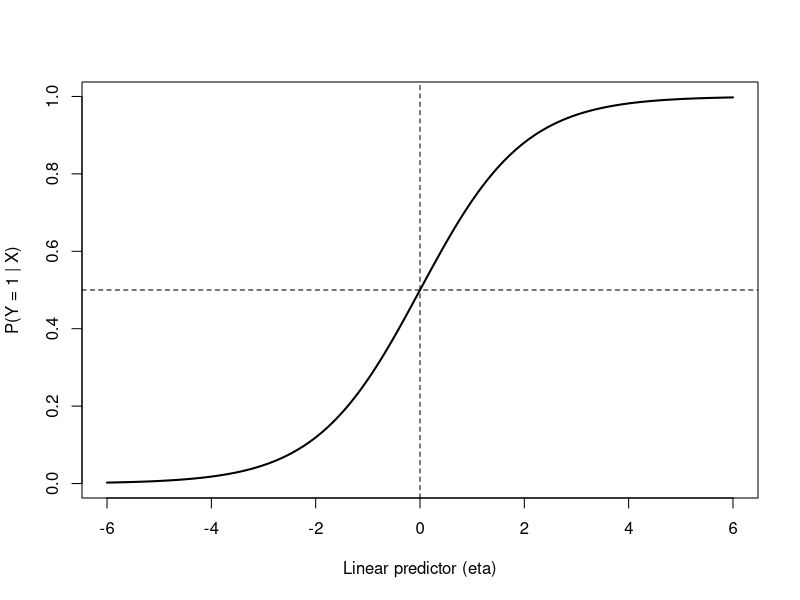
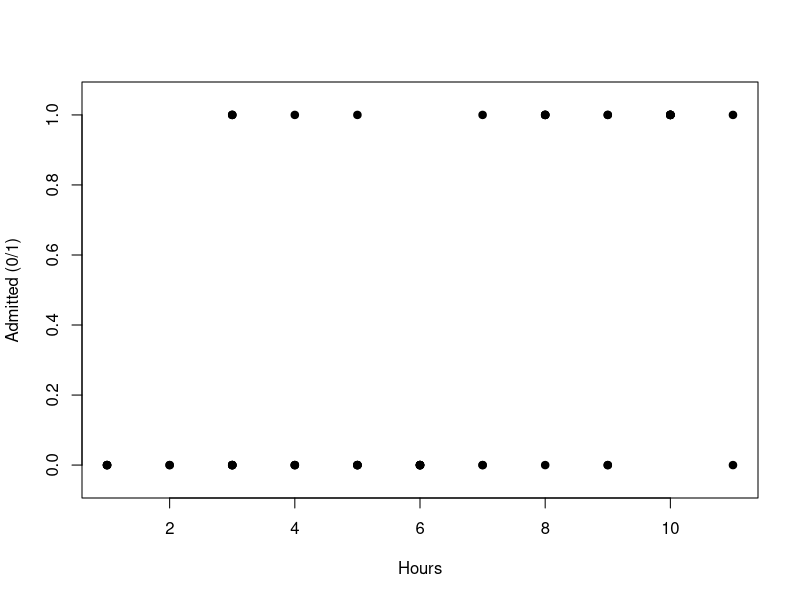

Write the R code that produced these figures, in order.
## ---- chunk 1
#| label: setup-r
#| include: false

options(warn = -1)

admit_data <- data.frame(
  hours = c(8,10,6,4,3,7,1,10,5,8,5,1,10,6,6,2,8,11,9,3,10,4,7,1,8,3,8,4,3,5,9,5,3,3,7,10,10,3,1,11,9,10,4,9,5,3,6,6,2,6),
  prior_score = c(86,91,59,90,80,89,59,65,59,76,70,90,86,60,60,55,80,93,63,83,79,67,60,68,58,80,87,87,89,93,74,73,61,60,65,71,55,69,84,72,92,76,90,59,83,94,55,72,88,55),
  admitted = c(1,1,0,0,0,0,0,1,0,1,0,0,1,0,0,0,0,1,0,0,1,0,0,0,1,1,1,0,1,0,1,0,0,0,1,1,1,0,0,0,1,1,1,0,1,1,0,0,0,0)
)
## ---- chunk 2
eta <- seq(-6, 6, length.out = 200)
prob <- 1 / (1 + exp(-eta))

plot(eta, prob, type = "l", lwd = 2,
     xlab = "Linear predictor (eta)",
     ylab = "P(Y = 1 | X)")
abline(h = 0.5, lty = 2)
abline(v = 0, lty = 2)
## ---- chunk 3
head(admit_data, 6)
table(admit_data$admitted)
## ---- chunk 4
plot(admit_data$hours, admit_data$admitted,
     pch = 19,
     xlab = "Hours",
     ylab = "Admitted (0/1)",
     ylim = c(-0.05, 1.05))
## ---- chunk 5
logit_r <- glm(
  admitted ~ hours + prior_score,
  data = admit_data,
  family = binomial(link = "logit")
)

summary(logit_r)
## ---- chunk 6
coef(logit_r)
exp(coef(logit_r))
## ---- chunk 7
OR_r <- exp(coef(logit_r))
OR_CI_r <- exp(confint.default(logit_r))

cbind(OR = OR_r, OR_CI_r)
## ---- chunk 8
admit_data$prob_r <- predict(
  logit_r,
  type = "response"
)

head(admit_data[c("hours", "prior_score", "prob_r")])
## ---- chunk 9
new_case_r <- data.frame(
  hours = 7,
  prior_score = 80
)

predict(logit_r, newdata = new_case_r,
        type = "response")
## ---- chunk 10
compare_r <- data.frame(
  hours = c(7, 8),
  prior_score = c(80, 80)
)

p_r <- predict(logit_r, compare_r,
               type = "response")
p_r
p_r[2] - p_r[1]
